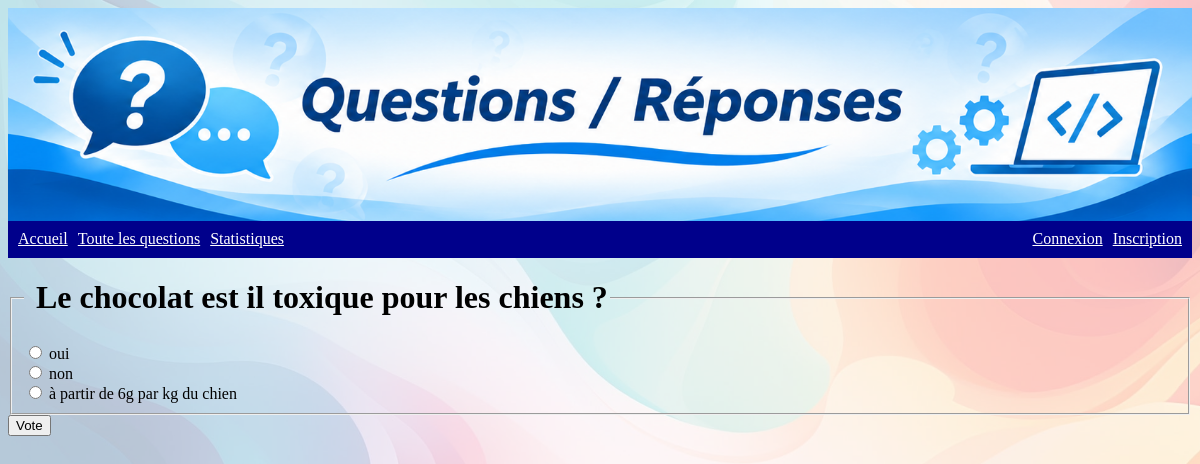
The app's page /polls/8/ with its own data.
### polls/models.py (models this page shows, shortened)
class Question(models.Model):
    question_text = models.CharField(max_length=200)
    pub_date = models.DateTimeField("date published")

class Choice(models.Model):
    question = models.ForeignKey(Question, on_delete=models.CASCADE)
    choice_text = models.CharField(max_length=200)
    votes = models.IntegerField(default=0)

### polls/views.py (the view)
# urls.py: path("<int:pk>/", views.DetailView.as_view(), name="detail"),
class DetailView(generic.DetailView):
    model = Question
    template_name = "polls/detail.html"
    def get_queryset(self):
        return Question.objects.filter(pub_date__lte=timezone.now())

### polls/templates/polls/detail.html (shortened to what this page needs)
{% extends "base.html" %}
{% block main %}
<form action="{% url 'polls:vote' question.id %}" method="post">
<fieldset>
    <legend><h1>{{ question.question_text }}</h1></legend>
    {% for choice in question.choice_set.all %}
        <input type="radio" name="choice" id="choice{{ forloop.counter }}" value="{{ choice.id }}">
        <label for="choice{{ forloop.counter }}">{{ choice.choice_text }}</label><br>
    {% endfor %}
</fieldset>
<input type="submit" value="Vote">
</form>
{% endblock %}

### polls/static/polls/style.css (style rules this page uses)
body { background: linear-gradient( rgba(255, 255, 255, 0.7), rgba(255, 255, 255, 0.7) ), url("images/background.jpg") no-repeat center center fixed; background-size: cover; }
h1, h2, h3, h4, h5, h6 { margin-left: 10px; }

### records on screen
Question: question_text "Le chocolat est il toxique pour les chiens ?"
Choice: choice_text "oui"
Choice: choice_text "non"
Choice: choice_text "à partir de 6g par kg du chien"
